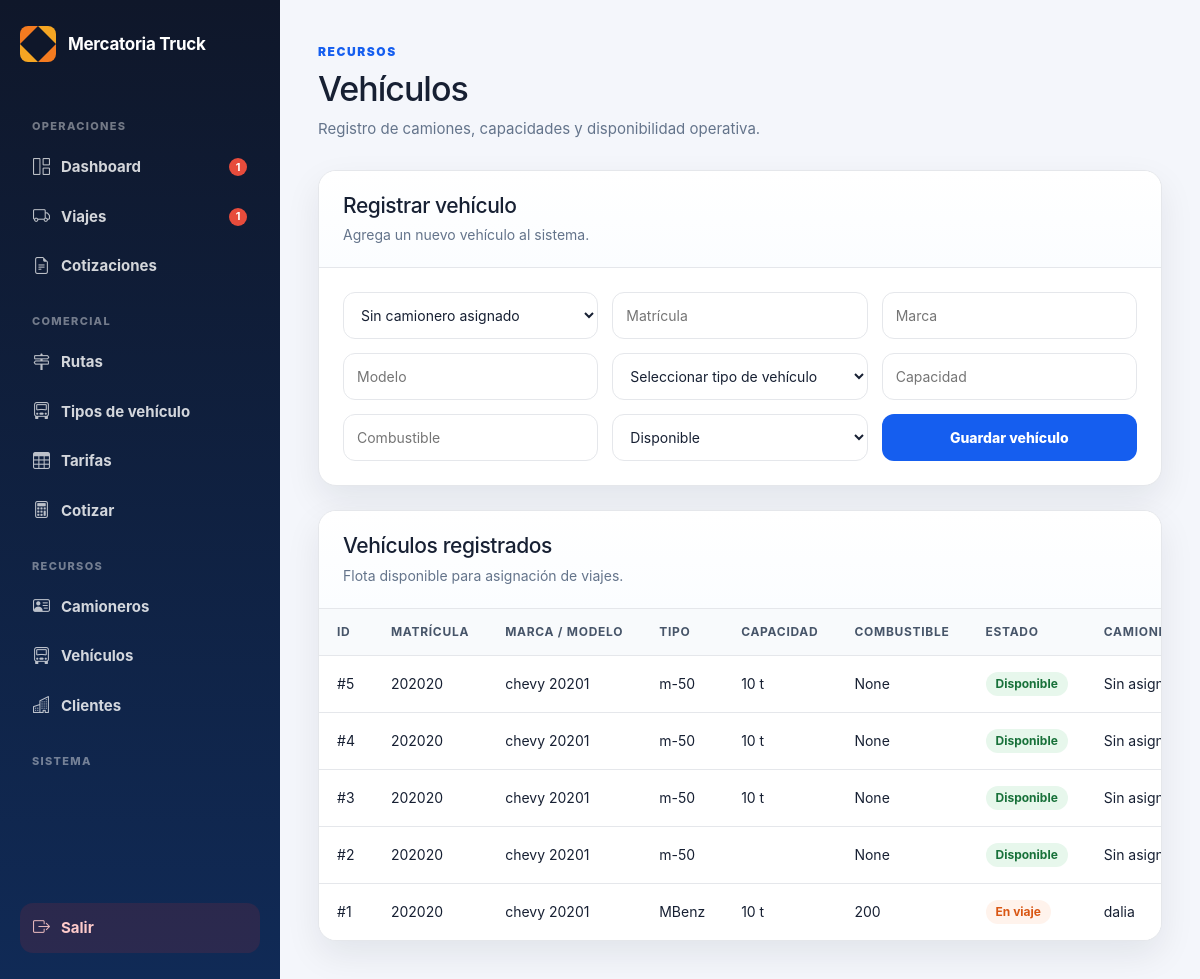
The page /vehiculos on the database its author committed.
### tables this page shows
CREATE TABLE vehiculos (
        id INTEGER PRIMARY KEY AUTOINCREMENT,
        camionero_id INTEGER,
        matricula TEXT,
        marca TEXT,
        modelo TEXT,
        tipo TEXT,
        capacidad TEXT,
        combustible TEXT,
        estado TEXT DEFAULT 'Disponible',
        activo INTEGER DEFAULT 1,
        fecha_creacion TEXT DEFAULT CURRENT_TIMESTAMP
    , tipo_vehiculo_id INTEGER, placa TEXT);

CREATE TABLE camioneros (
        id INTEGER PRIMARY KEY AUTOINCREMENT,
        nombre TEXT,
        telefono TEXT,
        licencia TEXT,
        matricula TEXT,
        tipo TEXT,
        capacidad TEXT,
        estado TEXT DEFAULT 'Disponible',
        activo INTEGER DEFAULT 1,
        fecha_creacion TEXT DEFAULT CURRENT_TIMESTAMP
    );

### routes/vehiculos.py (the view, shortened to what this page needs)
@vehiculos_bp.route("/vehiculos", methods=["GET", "POST"])
def vehiculos():
    conexion = conectar()
    cursor = conexion.cursor()
    cursor.execute("""
        SELECT id, nombre
        FROM camioneros
        WHERE activo = 1
        ORDER BY nombre ASC
    """)
    camioneros = cursor.fetchall()
    cursor.execute("""
        SELECT nombre
        FROM tipos_vehiculo
        WHERE activo = 1
        ORDER BY nombre ASC
    """)
    tipos_vehiculo = cursor.fetchall()
    cursor.execute("""
        SELECT
            v.id,
            v.matricula,
            v.marca,
            v.modelo,
            v.tipo,
            v.capacidad,
            v.combustible,
            v.estado,
            c.nombre
        FROM vehiculos v
        LEFT JOIN camioneros c ON c.id = v.camionero_id
        WHERE v.activo = 1
        ORDER BY v.id DESC
    """)
    vehiculos_guardados = cursor.fetchall()
    conexion.close()
    return render_template(
        "vehiculos.html",
        vehiculos=vehiculos_guardados,
        camioneros=camioneros,
        tipos_vehiculo=tipos_vehiculo
    )

### app.py (called while the page is built)
@app.context_processor
def sidebar_badges():
    try:
        conexion = conectar()
        cursor = conexion.cursor()
        cursor.execute(
            "SELECT COUNT(*) FROM viajes WHERE estado IN ('Pendiente', 'Solicitado')"
        )
        viajes_urgentes = cursor.fetchone()[0]
        cursor.execute(
            "SELECT COUNT(*) FROM viajes WHERE estado = 'Solicitado'"
        )
        dashboard_urgentes = cursor.fetchone()[0]
        conexion.close()
    except Exception:
        viajes_urgentes = 0
        dashboard_urgentes = 0
    return dict(
        sidebar_viajes_urgentes=viajes_urgentes,
        sidebar_dashboard_urgentes=dashboard_urgentes,
    )

### database.py (called while the page is built)
def conectar():
    con = sqlite3.connect(DATABASE_NAME)
    con.row_factory = sqlite3.Row
    return con

### templates/vehiculos.html (shortened to what this page needs)
{% extends "admin/base_admin.html" %}
{% block contenido %}
<div class="page-header">
    <div>
        <span class="eyebrow">Recursos</span>
        <h1>Vehículos</h1>
        <p>Registro de camiones, capacidades y disponibilidad operativa.</p>
    </div>
</div>
<section class="panel">
    <div class="panel-header">
        <div>
            <h2>Registrar vehículo</h2>
            <p>Agrega un nuevo vehículo al sistema.</p>
        </div>
    </div>
    <form method="POST" class="form-grid">
        <select name="camionero_id">
            <option value="">Sin camionero asignado</option>
        </select>
        <input type="text" name="matricula" placeholder="Matrícula" required>
        <input type="text" name="marca" placeholder="Marca">
        <input type="text" name="modelo" placeholder="Modelo">
        <select name="tipo" required>
            <option value="">Seleccionar tipo de vehículo</option>
        </select>
        <input type="text" name="capacidad" placeholder="Capacidad" required>
        <input type="text" name="combustible" placeholder="Combustible" required>
        <select name="estado">
            <option value="Disponible">Disponible</option>
        </select>
        <button type="submit" class="btn-submit">Guardar vehículo</button>
    </form>
</section>
<section class="panel panel-spaced">
    <div class="panel-header">
        <div>
            <h2>Vehículos registrados</h2>
            <p>Flota disponible para asignación de viajes.</p>
        </div>
    </div>
    <div class="table-wrapper">
        <table class="data-table">
            <thead>
                <tr>
                    <th>ID</th>
                    <th>Matrícula</th>
                    <th>Marca / Modelo</th>
                    <th>Tipo</th>
                    <th>Capacidad</th>
                    <th>Combustible</th>
                    <th>Estado</th>
                    <th>Camionero</th>
                </tr>
            </thead>
            <tbody>
                {% for v in vehiculos %}
                <tr>
                    <td>#{{ v[0] }}</td>
                    <td>{{ v[1] }}</td>
                    <td>{{ v[2] }} {{ v[3] }}</td>
                    <td>{{ v[4] }}</td>
                    <td>{{ v[5] }}</td>
                    <td>{{ v[6] }}</td>
                    <td>
                        <span class="badge badge-vehiculo {{ v[7]|lower|replace(' ', '-') }}">
                            {{ v[7] }}
                        </span>
                    </td>
                    <td>{{ v[8] if v[8] else "Sin asignar" }}</td>
                </tr>
                {% else %}
                <tr>
                    <td colspan="8" class="empty-state">No hay vehículos registrados.</td>
                </tr>
                {% endfor %}
            </tbody>
        </table>
    </div>
</section>
{% endblock %}

### static/css/admin.css (style rules this page uses)
:root { --bg: #f4f6fb; --panel: #ffffff; --panel-soft: #f8fafc; --text: #172033; --muted: #64748b; --primary: #155eef; --primary-dark: #0f3ea8; --border: #e5e7eb; --danger: #dc2626; --success: #16a34a; --warning: #f59e0b; --info: #0891b2; --sidebar: #0f172a; --sidebar-soft: #102a56; --shadow: 0 14px 35px rgba(15, 23, 42, 0.08); --radius: 18px; }
* { box-sizing: border-box; }
body { margin: 0; font-family: Inter, "Segoe UI", Arial, sans-serif; background: var(--bg); color: var(--text); }
.page-header { display: flex; justify-content: space-between; align-items: flex-start; gap: 22px; margin-bottom: 30px; }
.eyebrow { display: inline-flex; margin-bottom: 8px; color: var(--primary); font-size: 12px; font-weight: 900; text-transform: uppercase; letter-spacing: 0.13em; }
.page-header h1 { margin: 0; font-size: 34px; letter-spacing: -1px; }
.page-header p { margin: 8px 0 0; color: var(--muted); font-size: 15px; }
.panel { background: var(--panel); border: 1px solid var(--border); border-radius: var(--radius); box-shadow: var(--shadow); overflow: hidden; }
.panel-header { padding: 22px 24px; border-bottom: 1px solid var(--border); background: linear-gradient(180deg, #ffffff 0%, #fbfdff 100%); }
.panel-header h2 { margin: 0; font-size: 21px; letter-spacing: -0.4px; }
.panel-header p { margin: 6px 0 0; color: var(--muted); font-size: 14px; }
.table-wrapper { width: 100%; overflow-x: auto; }
.data-table { width: 100%; border-collapse: collapse; background: var(--panel); }
.data-table th { background: var(--panel-soft); color: #475569; padding: 14px 18px; text-align: left; font-size: 12px; text-transform: uppercase; letter-spacing: 0.06em; border-bottom: 1px solid var(--border); white-space: nowrap; }
.data-table td { padding: 16px 18px; border-bottom: 1px solid var(--border); font-size: 14px; vertical-align: middle; }
.data-table tr:last-child td { border-bottom: none; }
.badge { display: inline-flex; align-items: center; padding: 4px 10px; border-radius: 999px; background: #eef2ff; color: #3730a3; font-size: 12px; font-weight: 700; white-space: nowrap; }
.panel-spaced { margin-top: 24px; }
.form-grid { padding: 24px; display: grid; grid-template-columns: repeat(auto-fit, minmax(220px, 1fr)); gap: 14px; }
.form-grid input, .form-grid select { width: 100%; padding: 12px 13px; border: 1px solid var(--border); border-radius: 12px; background: white; font-size: 14px; color: var(--text); }
.btn-submit { border: none; border-radius: 12px; background: var(--primary); color: white; font-size: 14px; font-weight: 800; cursor: pointer; padding: 12px 16px; }

### templates/vehiculos.html (style rules this page uses)
.badge-vehiculo { display: inline-block; padding: 6px 10px; border-radius: 999px; font-size: 12px; font-weight: 700; }
.badge-vehiculo.disponible { background: #e7f7ec; color: #18713a; }
.badge-vehiculo.en-viaje { background: #fff3ec; color: #d95714; }

### rows shown on the page
vehiculos: id "5", matricula "202020", marca "chevy", modelo "20201", tipo "m-50", capacidad "10 t", v "None", estado "Disponible", v "Sin…"
vehiculos: id "4", matricula "202020", marca "chevy", modelo "20201", tipo "m-50", capacidad "10 t", v "None", estado "Disponible", v "Sin…"
vehiculos: id "3", matricula "202020", marca "chevy", modelo "20201", tipo "m-50", capacidad "10 t", v "None", estado "Disponible", v "Sin…"
vehiculos: id "2", matricula "202020", marca "chevy", modelo "20201", tipo "m-50", v "None", estado "Disponible", v "Sin…"
vehiculos: id "1", matricula "202020", marca "chevy", modelo "20201", tipo "MBenz", capacidad "10 t", combustible "200", estado "En viaje", nombre "dalia"

### other values the page prints
{{ sidebar_dashboard_urgentes }} "1"
{{ sidebar_viajes_urgentes }} "1"
